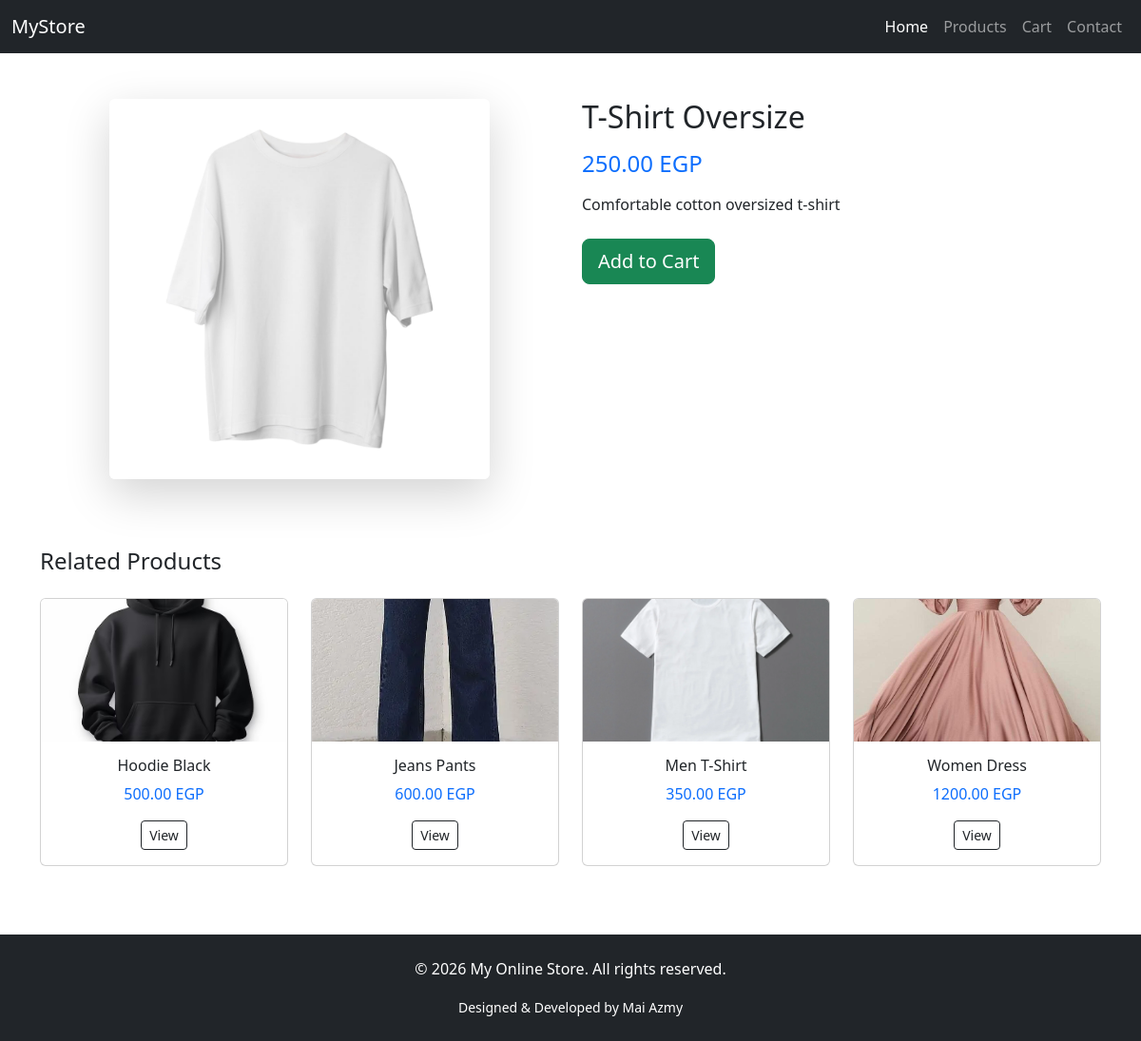
The app's page /pages/product-details.php?id=1 with its own data.
### tables this page shows
CREATE TABLE `products` (
  `id` int(11) NOT NULL,
  `name` varchar(255) NOT NULL,
  `category` varchar(50) DEFAULT NULL,
  `price` decimal(10,2) NOT NULL,
  `description` text DEFAULT NULL,
  `image` varchar(255) NOT NULL
);

### pages/product-details.php (the view, shortened to what this page needs)
<?php
include '../inc/db.php';
include '../inc/header.php';
if(isset($_GET['id']) && is_numeric($_GET['id'])){
    $id = $_GET['id'];
    $stmt = $pdo->prepare("SELECT * FROM products WHERE id = ?");
    $stmt->execute([$id]);
    $product = $stmt->fetch(PDO::FETCH_ASSOC);
    $base_name = pathinfo($product['image'], PATHINFO_FILENAME);
    $found_image = '';
    $extensions = ['jpg','png','jpeg','webp','gif','avif'];
    foreach($extensions as $ext){
        if(file_exists("../images/$base_name.$ext")){
            $found_image = "$base_name.$ext";
            break;
        }
    }
} else {
    echo "<div class='container my-5'><h3>Invalid Product!</h3></div>";
    exit;
}
?>
<!DOCTYPE html>
<html lang="en">
<head>
    <link rel="stylesheet" href="../css/style.css">
</head>
<body>
    <div class="container my-5">
    <div class="row">
        <div class="col-12 col-md-6 mb-4">
            <div class="product-image text-center">
                <img src="../images/<?php echo $found_image; ?>" class="img-fluid rounded shadow-lg" style="max-height:400px; object-fit:cover;">
            </div>
        </div>
        <div class="col-12 col-md-6">
            <h2 class="mb-3"><?php echo $product['name']; ?></h2>
            <h4 class="text-primary mb-3"><?php echo $product['price']; ?> EGP</h4>
            <p class="mb-4"><?php echo $product['description']; ?></p>
            <button class="btn btn-success btn-lg"
                onclick="addToCart(<?php echo $product['id']; ?>,'<?php echo $product['name']; ?>',<?php echo $product['price']; ?>)">
                Add to Cart
            </button>
        </div>
    </div>
</div>
<div class="container my-5">
    <h4 class="mb-4">Related Products</h4>
    <div class="row">
        <?php
        $stmt2 = $pdo->prepare("SELECT * FROM products WHERE category = ? AND id != ? LIMIT 4");
        $stmt2->execute([$product['category'], $product['id']]);
        $related = $stmt2->fetchAll(PDO::FETCH_ASSOC);
        foreach($related as $r){
            $base = pathinfo($r['image'], PATHINFO_FILENAME);
            $img = '';
            foreach(['jpg','png','jpeg','webp','gif'] as $ext){
                if(file_exists("../images/$base.$ext")){
                    $img = "$base.$ext"; break;
                }
            }
        ?>
        <div class="col-6 col-md-3 mb-4">
            <div class="card h-100 hover-shadow">
                <img src="../images/<?php echo $img; ?>" class="card-img-top" style="height:150px; object-fit:cover;">
                <div class="card-body text-center">
                    <h6><?php echo $r['name']; ?></h6>
                    <p class="text-primary"><?php echo $r['price']; ?> EGP</p>
                    <a href="product-details.php?id=<?php echo $r['id']; ?>" class="btn btn-outline-dark btn-sm">View</a>
                </div>
            </div>
        </div>
        <?php } ?>
    </div>
</div>
<?php include '../inc/footer.php'; ?>
</body>
</html>

### css/style.css (style rules this page uses)
button { transition: 0.3s; }
.product-image img { transition: transform 0.5s ease, box-shadow 0.5s ease; cursor: pointer; }
.hover-shadow { transition: transform 0.3s ease, box-shadow 0.3s ease; }
.btn-success { transition: transform 0.2s, box-shadow 0.2s; }

### records on screen
products: image (picture), name "T-Shirt Oversize", price "250.00", description "Comfortable cotton oversized t-shirt"
products: image (picture), name "Hoodie Black", price "500.00"
products: shows a picture, name "Jeans Pants", price "600.00"
products: shows a picture, name "Men T-Shirt", price "350.00"
products: image (picture), name "Women Dress", price "1200.00"
